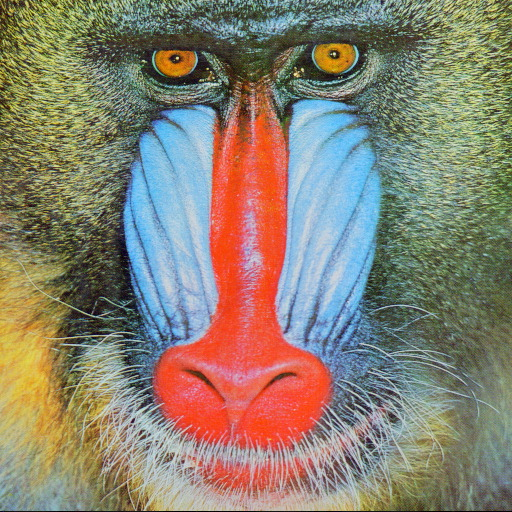
#> input picture imagem/baboon.jpg, 512 x 512 px, found by its file name
$ python sobel.py
#> lines starting #> are read from the running program, lines starting #| are printed output that depends on the picture
import cv2 as cv
import numpy as np

path = 'imagem/baboon.jpg'
image = cv.imread(path)
#> image is the input picture: shape (512, 512, 3); mean B, G, R 112.9, 129.1, 137.1
cv.imshow('Original', image)

#-Gray scale image
gray_image = cv.cvtColor(image,(cv.COLOR_BGR2GRAY))
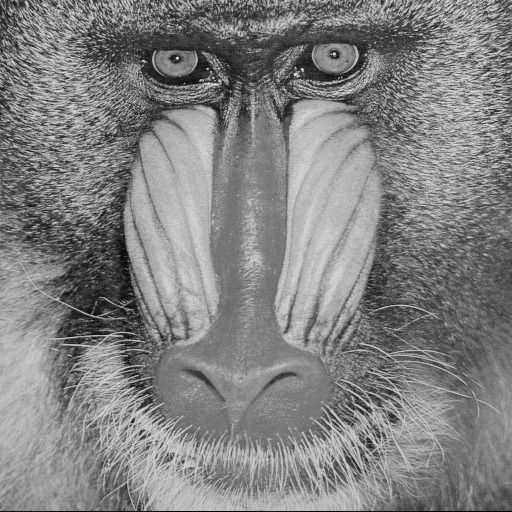
#> gray_image: shape (512, 512); min 0, max 234, mean 129.7
cv.imshow('Gray_Image', gray_image)

sobelx = cv.Sobel(image, cv.CV_64F, 1, 0, ksize=5)  # horizontal
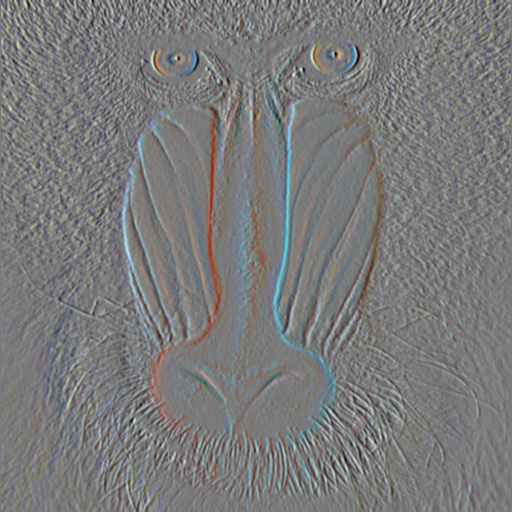
#> sobelx: shape (512, 512, 3) float64; mean B, G, R 1.4, -3.8, -9.7; drawn with min black and max white
sobely = cv.Sobel(image, cv.CV_64F, 0, 1, ksize=5)  # vertical
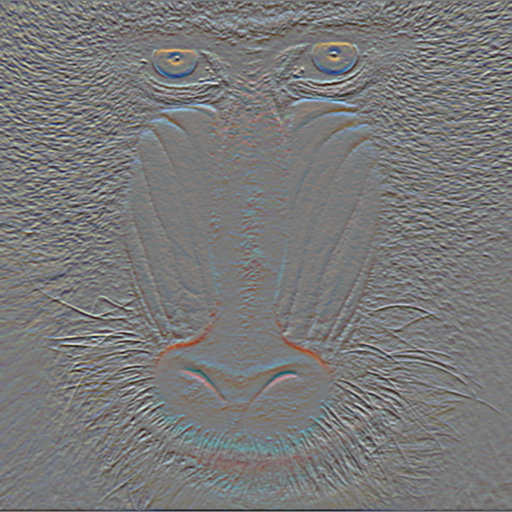
#> sobely: shape (512, 512, 3) float64; mean B, G, R -7.4, -10, -5.4; drawn with min black and max white

cv.imshow('Sobel X', sobelx)
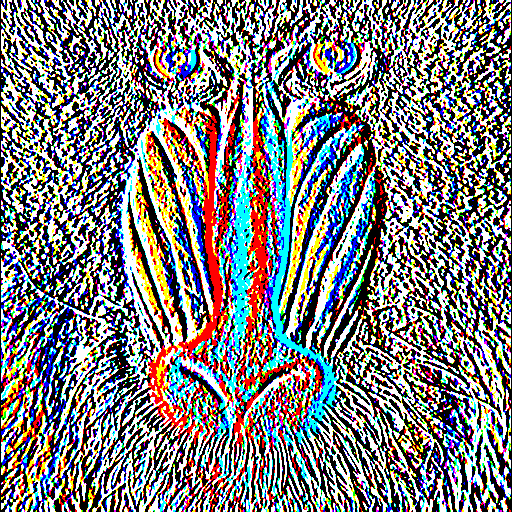
#> window 'Sobel X': shape (512, 512, 3); mean B, G, R 126.2, 125.3, 125.7
cv.imshow('Sobel Y', sobely)
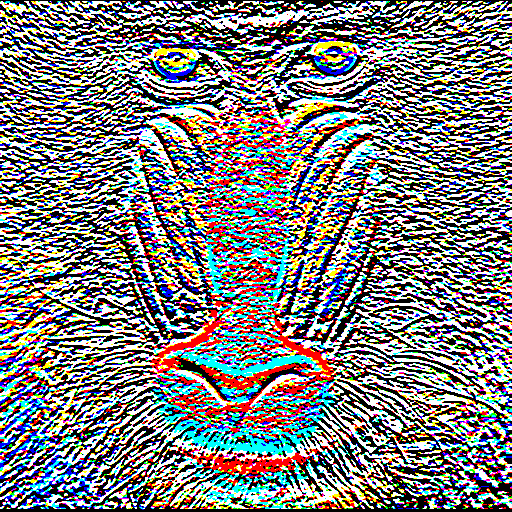
#> window 'Sobel Y': shape (512, 512, 3); mean B, G, R 126.1, 126.2, 126.2
cv.waitKey(0)
cv.destroyAllWindows()

$ run again, with imagem/apple.jpg copied over imagem/baboon.jpg
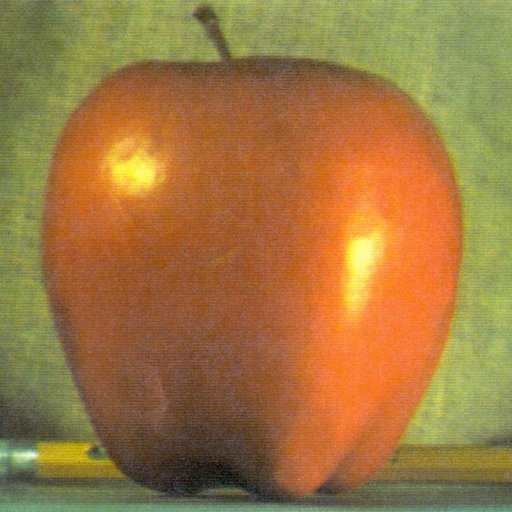
#> input picture imagem/apple.jpg, 512 x 512 px, found by its file name
#> image is the input picture: shape (512, 512, 3); mean B, G, R 64.8, 119.7, 159.1
#> `cv.imshow('Sobel X', sobelx)`:
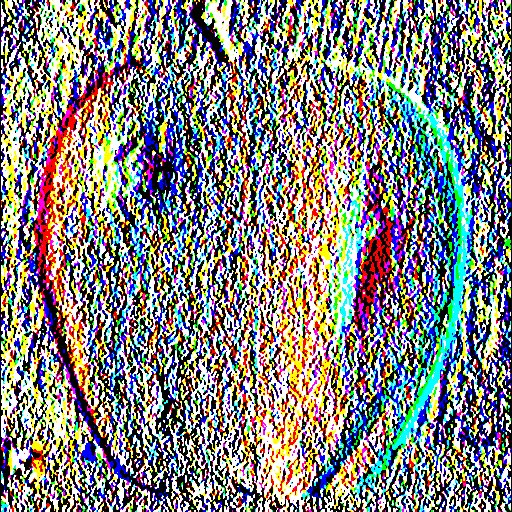
#> window 'Sobel X': shape (512, 512, 3); mean B, G, R 128.1, 130.9, 132.4
#> `cv.imshow('Sobel Y', sobely)`:
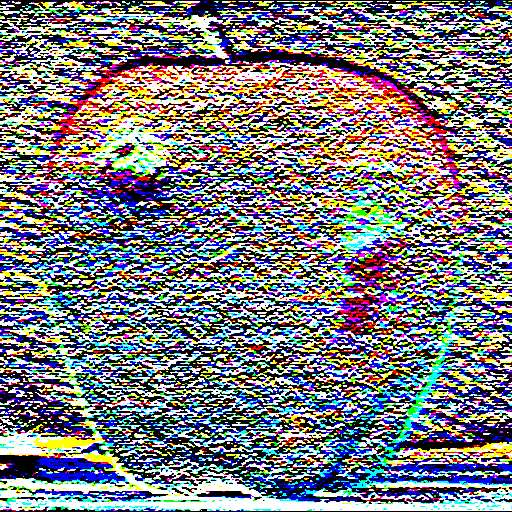
#> window 'Sobel Y': shape (512, 512, 3); mean B, G, R 127.9, 124.4, 124
